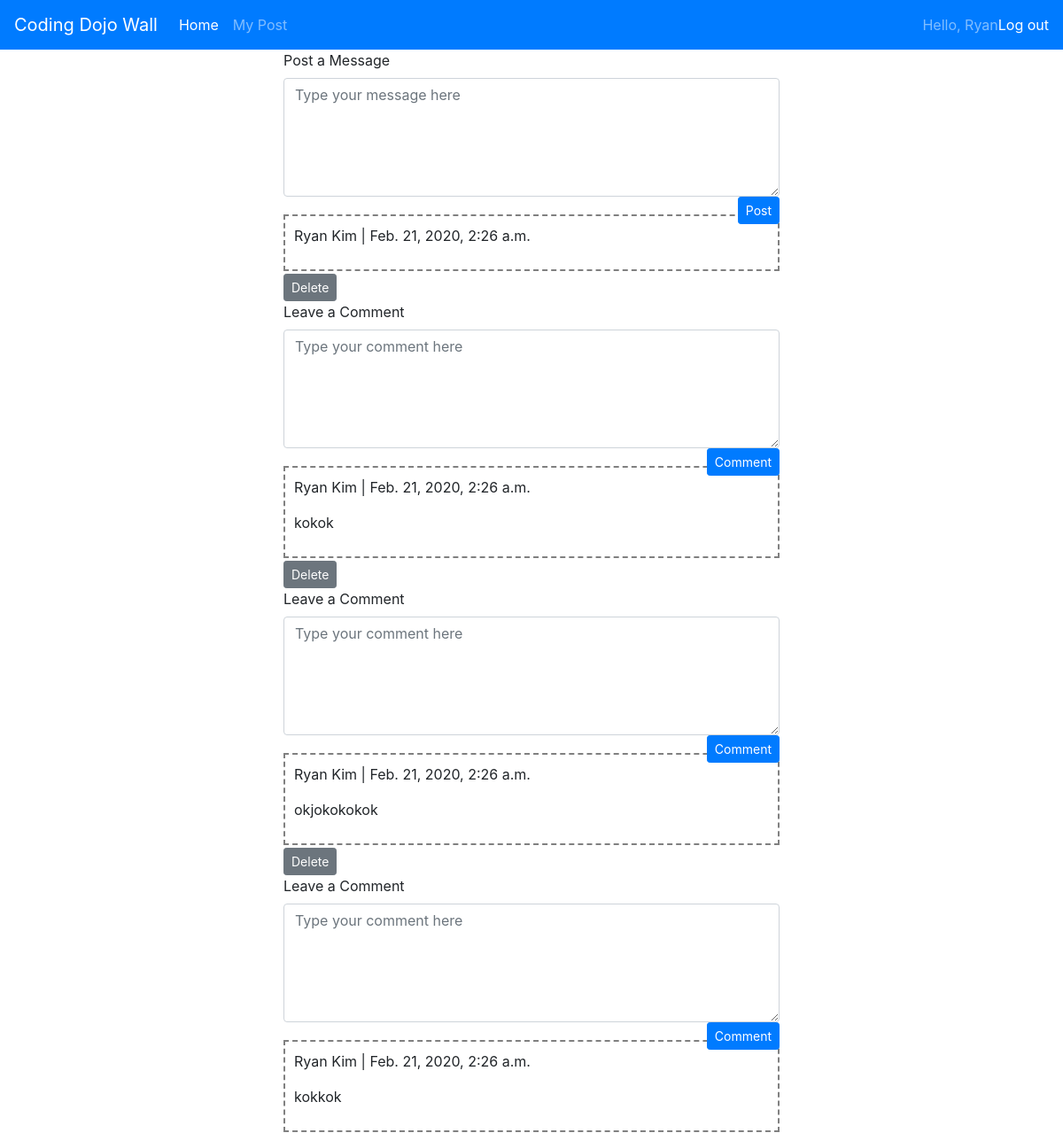
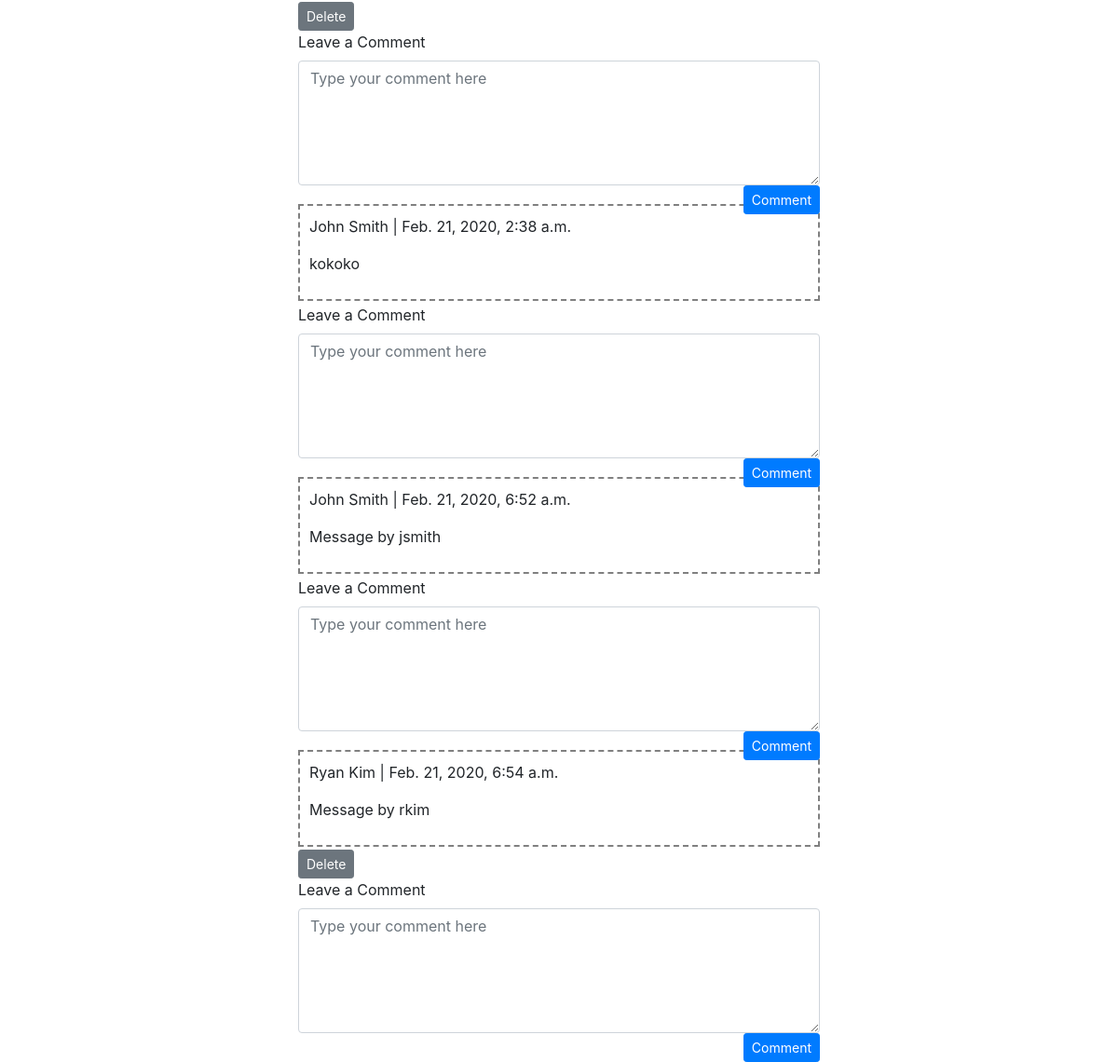
/wall (signed in), run on the app's committed database (2 pictures, top to bottom).
### app_1/models.py (models this page shows, shortened)
class User(models.Model):
    first_name = models.CharField(max_length=255)
    last_name = models.CharField(max_length=255)
    email = models.CharField(max_length=255)
    password = models.CharField(max_length=255)
    created_at = models.DateTimeField(auto_now_add=True)
    updated_at = models.DateTimeField(auto_now=True)
    objects = UserManager()

class Message(models.Model):
    user_id = models.ForeignKey(User, related_name="messages", on_delete=models.CASCADE)
    message = models.TextField()
    created_at = models.DateTimeField(auto_now_add=True)
    updated_at = models.DateTimeField(auto_now=True)

### app_1/views.py (the view)
# urls.py: path('wall', views.wall),
def wall(request):
    if 'user_id' not in request.session:
        messages.error(request, "Permission Denied")
        return redirect("/")
    user_id = request.session['user_id']
    messages = Message.objects.all()
    context = {
        "user": User.objects.get(id=user_id),
        "messages": Message.objects.all(),
        "comments": Comment.objects.all(),
    }
    return render(request, 'wall.html', context)

### app_1/templates/wall.html (shortened to what this page needs)
<!DOCTYPE html>
<html lang="en">
<head>
    <link rel="stylesheet" href="https://maxcdn.bootstrapcdn.com/bootstrap/4.0.0/css/bootstrap.min.css">
</head>
<body>
    <nav class="navbar navbar-expand-lg navbar-dark bg-primary">
        <a class="navbar-brand disabled" href="#">Coding Dojo Wall</a>
            <div class="collapse navbar-collapse" id="navbarText">
            <ul class="navbar-nav mr-auto">
                <li class="nav-item active">
                    <a class="nav-link" href="/wall">Home <span class="sr-only">(current)</span></a>
                </li>
                <li class="nav-item">
                    <a class="nav-link" href="#">My Post</a>
                </li>
            </ul>
            <span class="navbar-text">Hello, {{user.first_name}}</span>
            <span class="navbar-text"><a href="/logout">Log out</a></span>
        </div>
    </nav>
    <div id="index_body">
        <form action='/post_ing' method='POST'>
            <div class="form-group">
                <label for="comment">Post a Message</label>
                <textarea class="form-control" rows="5" id="comment" placeholder="Type your message here" name="message"></textarea>
                <input id="create_button" class="btn btn-primary btn-sm" type="submit" value="Post" style="float: right;">
            </div>
        </form>
        {% for message in messages %}
                <form action='/delete/{{message.id}}' method='POST'>
                    <div id="all_messages_by_user">
                        <p>{{message.user_id.first_name}} {{message.user_id.last_name}} | {{message.created_at}}</p>
                        <p>{{message.message}}</p>
                    </div>
                    {% if message.user_id.id == request.session.user_id %}
                        <input id="create_button" class="btn btn-secondary btn-sm" type="submit" value="Delete">
                    {% endif %}
                </form>
                <form action='/comment_ing' method='POST'>
                    <div class="form-group">
                        <label for="comment">Leave a Comment</label>
                        <textarea class="form-control" rows="5" id="comment" placeholder="Type your comment here" name="comment"></textarea>
                        <input id="create_button" class="btn btn-primary btn-sm" type="submit" value="Comment" style="float: right;">
                    </div>
        {% endfor %}
    </div>
</body>
</html>

### app_1/templates/wall.html (style rules this page uses)
#index_body { margin: auto; margin: 0 20rem; }
#all_messages_by_user { padding: 10px; border: dashed 2px gray; margin: 20px 0px 3px 0px; }

### data on the page
User: first_name "Ryan"
Message: user_id.first_name "Ryan", user_id.last_name "Kim", created_at "Feb. 21, 2020, 2:26 a.m."
Message: user_id.first_name "Ryan", user_id.last_name "Kim", created_at "Feb. 21, 2020, 2:26 a.m.", message "kokok"
Message: user_id.first_name "Ryan", user_id.last_name "Kim", created_at "Feb. 21, 2020, 2:26 a.m.", message "okjokokokok"
Message: user_id.first_name "Ryan", user_id.last_name "Kim", created_at "Feb. 21, 2020, 2:26 a.m.", message "kokkok"
Message: user_id.first_name "John", user_id.last_name "Smith", created_at "Feb. 21, 2020, 2:38 a.m.", message "kokoko"
Message: user_id.first_name "John", user_id.last_name "Smith", created_at "Feb. 21, 2020, 6:52 a.m.", message "Message by jsmith"
Message: user_id.first_name "Ryan", user_id.last_name "Kim", created_at "Feb. 21, 2020, 6:54 a.m.", message "Message by rkim"
